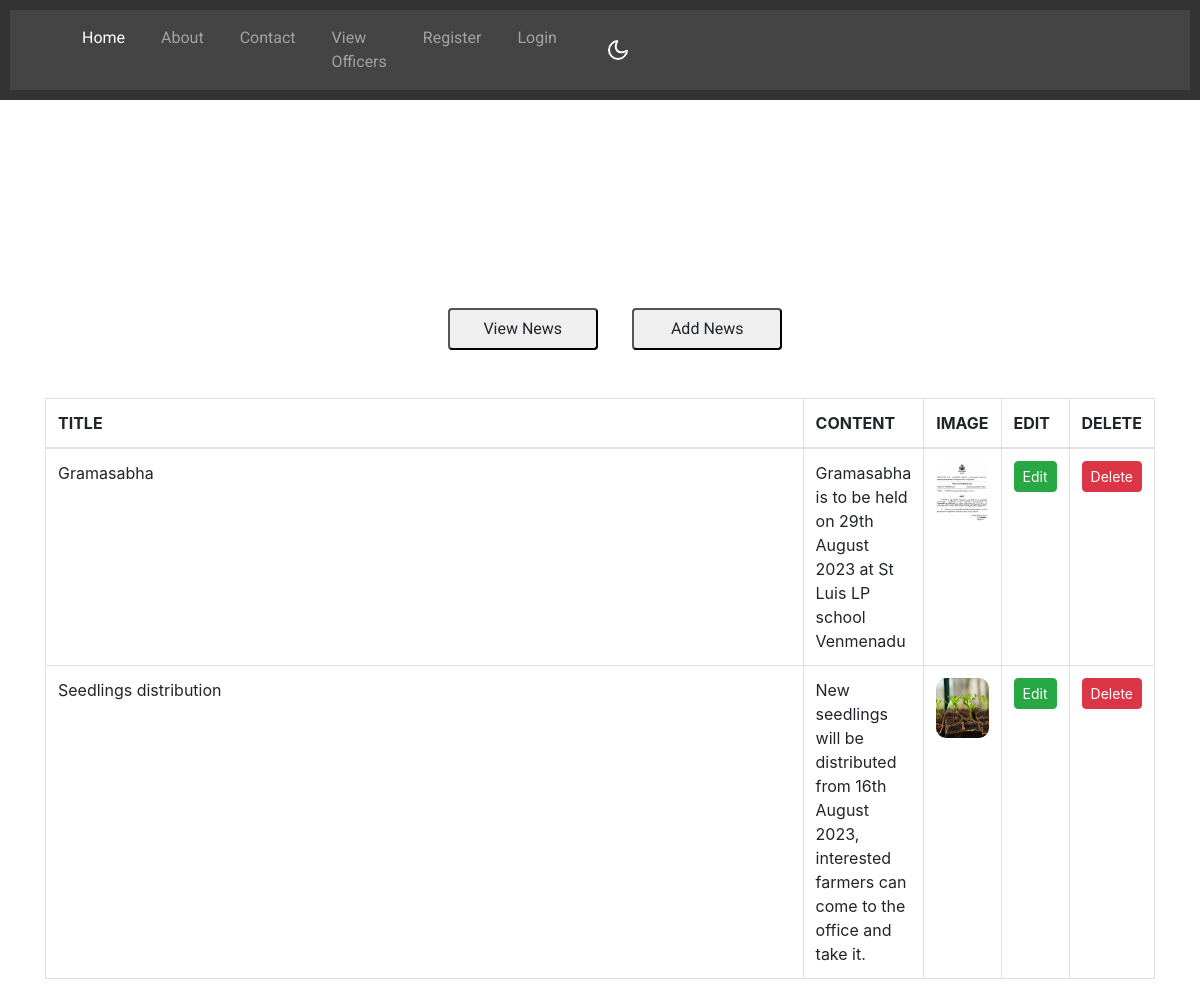
Screenshot of /view_add_news with the database file from the repository.
### officer_management/models.py (models this page shows)
class News(models.Model):
    uid = models.ForeignKey(Register,on_delete=models.CASCADE,null=True)
    title = models.CharField(max_length=50,default='')
    content = models.CharField(max_length=150,default='')
    image = models.FileField()

### officer_management/views.py (the view)
# urls.py: path('view_add_news',views.view_add_news),
def view_add_news(request):
    a = News.objects.all()
    return render(request,'view_add_news.html',{'a':a})

### officer_management/templates/view_add_news.html
{% extends 'layout.html' %}
{% block content %}
    <div class="container">
        <br><br><br><br><br><br><br><br><br><br>
        <br><br>
<center>
    <button style="margin-left: 30px; width: 150px;"><a class="btn btn-ash btn-md" href="/view_add_news">View News</a></button>
    <button style="margin-left: 30px; width: 150px;"><a class="btn btn-ash btn-md" href="/add_news">Add News</a></button>
    </center><br><br>
        <table class="table table-bordered table-hover">
            <thead>
                <tr>
                    <th scope="col">TITLE</th>
                    <th scope="col">CONTENT</th>
                    <th scope="col">IMAGE</th>
                    <th scope="col">EDIT</th>
                    <th scope="col">DELETE</th>
                </tr>
            </thead>
            <tbody>
                {% for i in a %}
                <tr>
                    <td>{{ i.title }}</td>
                    <td>{{ i.content }}</td>
                    <td><img src="{{ i.image.url }}" style="width: 60px; height: 60px;" alt="{{ i.title }}"></td>
                    <td><a class="btn btn-success btn-sm" href="/edit_news/{{ i.id }}">Edit</a></td>
                    <td><a class="btn btn-danger btn-sm" href="/delete_news/{{ i.id }}" onclick="return confirm('Are you sure you want to delete this product?')">Delete</a></td>
                </tr>
                {% endfor %}
            </tbody>
        </table>
    </div>
{% endblock %}

### farmer/templates/layout.html (style rules this page uses)
body, h1, p { margin: 0; padding: 0; }
body { font-family: Arial, sans-serif; }
.container { max-width: 1200px; margin: 0 auto; padding: 20px; }

### rows the page displays
News: title "Gramasabha", content "Gramasabha is to be held on 29th August 2023 at St Luis LP school Venmenadu", image (picture)
News: title "Seedlings distribution", content "New seedlings will be distributed from 16th August 2023, interested farmers can come to the office and take it.", image (picture)
